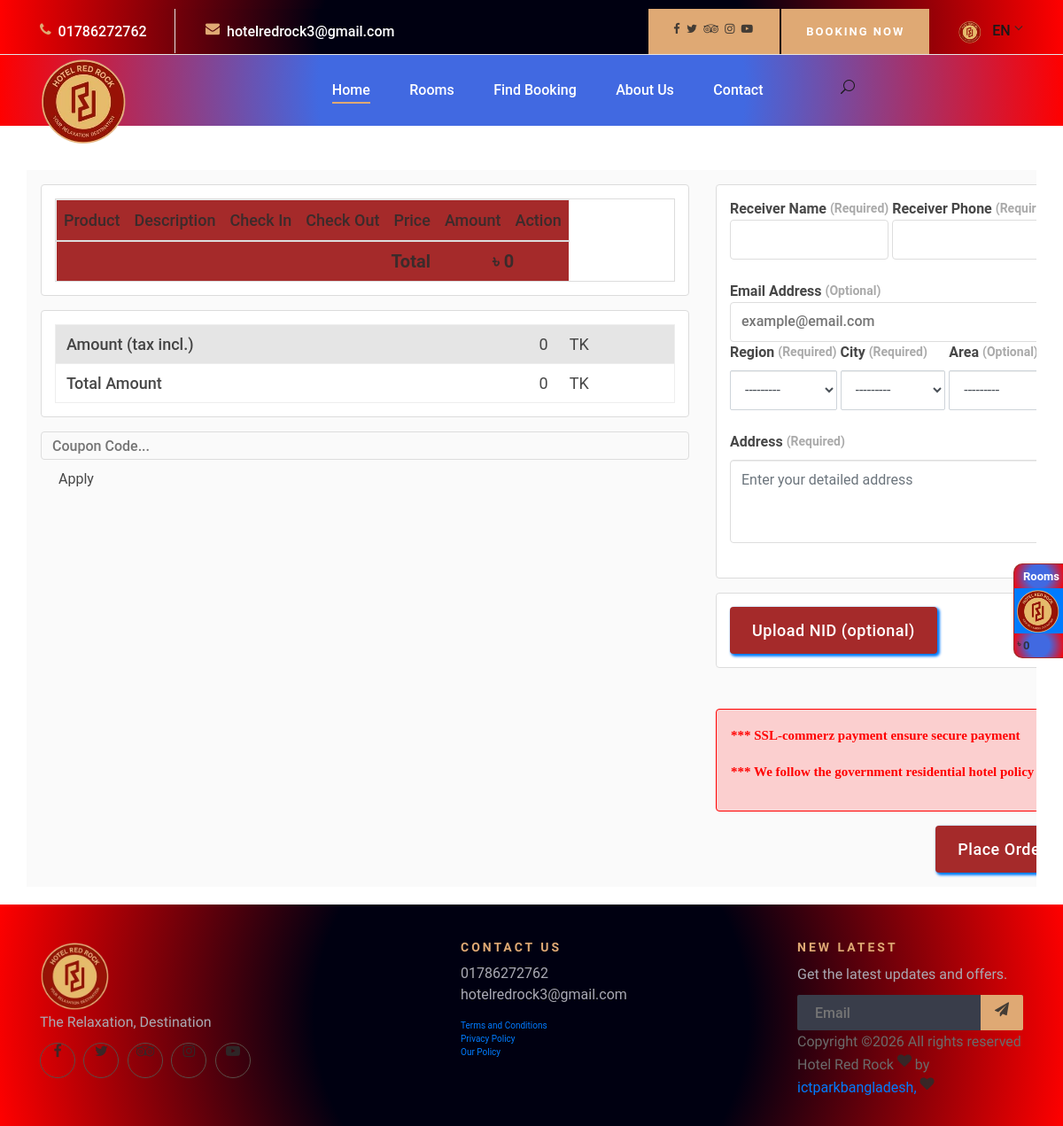
The app's page /cart/order_page/ with its own data.
### rhms/models.py (models this page shows, shortened)
class HotelDetails(models.Model):
    serial=models.IntegerField(default=10)
    title=models.CharField(max_length=100,unique=True)
    title_en=models.CharField(max_length=100,unique=True)
    title_short=models.CharField(max_length=100,blank=True,null=True)
    title_short_en=models.CharField(max_length=100,blank=True,null=True)
    slogan=models.CharField(max_length=100,blank=True,null=True)
    slogan_en=models.CharField(max_length=100,blank=True,null=True)
    license_no=models.CharField(max_length=25,blank=True,null=True)
    upazilla=models.ForeignKey(Upazilla, on_delete=models.CASCADE,blank=True,null=True)
    district=models.ForeignKey(District, on_delete=models.CASCADE,blank=True,null=True)
    logo=models.FileField(upload_to='media/logo',blank=True,null=True,)
    logo_en=models.FileField(upload_to='media/logo',blank=True,null=True,)
    logo_opacity=models.FileField(upload_to='media/logo',blank=True,null=True,)
    logo_opacity_en=models.FileField(upload_to='media/logo',blank=True,null=True,)
    monogram=models.FileField(upload_to='media/logo',blank=True,null=True)
    monogram_en=models.FileField(upload_to='media/logo',blank=True,null=True)
    link=models.URLField(max_length=200, blank=True, null=True)
    class Meta:
        ordering = ['title_en']
        verbose_name="প্রতিষ্ঠানের বিবরণ"
        verbose_name_plural="প্রতিষ্ঠানের বিবরণ"

### cart/views.py (the view, shortened to what this page needs)
# urls.py: path('order_page/', views.orderPage, name='order_page'),
def orderPage(request):
    context={}
    cart = Cart(request)
    request.session = request.session
    cart_data = request.session.get(settings.CART_SESSION_ID, {})
    if not cart_data:
        context['cart_rooms'] = []
        context['total_cart_amount'] = 0
        context['address_form'] = AddressForm()
        context['status'] = 'success'
        return render(request, 'cart/order.html', context)

### templates/cart/order.html (shortened to what this page needs)
{% extends 'basepage/basepage.html' %}
{% load static  %}
    {% block content %}
<main class="home option2 homeServicePadding" style="overflow-x: hidden; padding-top: 50px; max-width: 100vw;">
   <div style="max-width: 100%; overflow-x: hidden;">
   <form action="{% url 'order_cart' %}" method="POST" style="width: 100%;">
   <div class="Checkout_checkout__UBWBo relative" id="checkout">
      <div class="flex flex-column gap-16">
         <div class="Card_card__D-XC2 undefined false">
            <table class="table table-responsive cart_summary">
               <thead>
                  <tr class="Payment_payment__row__v5dNA">
                     <th class="cart_product text-semibold">Product</th>
                     <th class="text-semibold">Description</th>
                     <th class="text-semibold">Check In</th>
                     <th class="text-semibold">Check Out</th>
                     <th class="unit_price text-semibold">Price</th>
                     <th class="text-semibold">Amount</th>
                     <th class="action text-semibold">Action</th>
                  </tr>
               </thead>
               <tfoot>
                  <tr>
                     <td colspan="5" class="text-semibold">Total</td>
                     <td colspan="2" class="text-semibold" style="text-align: center;">৳ <span id="grand-total">{{ total_cart_amount }}</span></td>
                  </tr>
               </tfoot>
            </table>
         </div>
         <div class="Card_card__D-XC2 undefined false">
            <table class="Payment_payment__cEYmj">
               <tbody>
                  <tr class="Payment_payment__row__v5dNA">
                     <td>Amount (tax incl.)</td>
                     <td id="amount-tax-incl">{{ total_cart_amount }}</td>
                     <td>TK</td>
                  </tr>
                  <tr class="Payment_payment__row__v5dNA">
                     <td>Total Amount</td>
                     <td id="final-total">{{ total_cart_amount }}</td>
                     <td>TK</td>
                  </tr>
               </tbody>
            </table>
         </div>
         <div class="discount-cupon-payment">
            <form id="discount_codeSubmit"><input type="text" id="discount_code" placeholder="Coupon Code..."><button type="button">Apply</button></form>
         </div>
      </div>
      <div class="flex flex-column gap-16">
         <div class="Card_card__D-XC2 Address_address__yw7QK false">
            <div>
               <div class="Input_form_control__k2Lye false undefined"><label for="Receiver Name"><span class="Input_form_control__label__SOQJo">Receiver Name <span class="Input_form_control__label__option__YxCA5">(Required)</span></span><input type="text" id="receiver_name" name="receiver_name"  value="" required><small> </small></label></div>
               <div class="Input_form_control__k2Lye Input_form_control--error__HPRMG undefined"><label for="Receiver Phone"><span class="Input_form_control__label__SOQJo">Receiver Phone <span class="Input_form_control__label__option__YxCA5">(Required)</span></span><input type="text" id="receiver_phone" name="receiver_phone" required><small> </small></label></div>
            </div>
            <div>
               <div class="Input_form_control__k2Lye false undefined"><label for="Receiver Email"><span class="Input_form_control__label__SOQJo">Email Address <span class="Input_form_control__label__option__YxCA5">(Optional)</span></span><input type="email" id="receiver_email" name="receiver_email"  value="" placeholder="example@email.com"><small> </small></label></div>
            </div>
            <div>
               <div class="Select_form_control__-W7rB" >
                  <label for="Region"><span class="Select_form_control__label__8gi3V">Region <span class="Select_form_control__label__option__zbnTX">(Required)</span></span></label>
                  <div class="loginBox" style="font-size: 20px;">
                       {{ address_form.division }}
                  </div>
               </div>
               <div class="Select_form_control__-W7rB">
                  <label for="City"><span class="Select_form_control__label__8gi3V">City <span class="Select_form_control__label__option__zbnTX">(Required)</span></span></label>
                  <div class="loginBox" style="font-size: 20px;">
                       {{ address_form.district }}
                  </div>
               </div>
               <div class="Select_form_control__-W7rB">
                  <label for="Area"><span class="Select_form_control__label__8gi3V">Area <span class="Select_form_control__label__option__zbnTX">(Optional)</span></span></label>
                  <div class="loginBox" style="font-size: 20px;">
                      {{ address_form.upazilla }}
                  </div>
               </div>
            </div>
            <div>
               <div class="Textarea_form_control__oik5R">
                  <label for="Address">
                     <span class="Textarea_form_control__label__hBHV6">Address <span class="Textarea_form_control__label__option__JTJT7">(Required)</span></span>
                  </label>
                  {{ address_form.others }}
               </div>
            </div>
         </div>
         <div class="Card_card__D-XC2 relative false">
            <div class="prescription_order_section">
               <div class="file_uploader" style="max-width: 33.33%;"><input class="display-none--important" type="file" name="" id=""><button class="Button_button__Poz4v false false " type="button">Upload NID (optional)</button></div>
            </div>
         </div>
      </div>
      <div class="Checkout_grid__span__2__wynh- flex flex-column gap-16">
         <div class="Policy_order-policy__V+UQp">
            <p class="OrderNotice">*** SSL-commerz payment ensure secure payment</p>
            <p class="OrderNotice">***  We follow the government residential hotel policy</p>
         </div>
         <div class="Action_action__K65rE">
            <button class="Button_button__Poz4v false false " type="submit">Place Order</button>
         </div>
      </div>
   </div>
   </form>
   </div>
</main>
{% endblock content %}

### templates/basepage/basepage.html (shortened to what this page needs)
    <!DOCTYPE html>
    <html lang="zxx">
    {% load static  %}
    <head>
        <link rel="stylesheet" href="{% static 'css/ecom/main.3ffe20f2.css' %}" type="text/css">
        <link rel="stylesheet" href="{% static 'css/ecom/monami.css' %}" type="text/css">
        <link rel="stylesheet" href="{% static 'css/ecom/override.css' %}" type="text/css">
        <link rel="stylesheet" href="{% static 'css/bootstrap.min.css' %}" type="text/css">
        <link rel="stylesheet" href="{% static 'css/font-awesome.min.css' %}" type="text/css">
        <link rel="stylesheet" href="{% static 'css/elegant-icons.css' %}" type="text/css">
        <link rel="stylesheet" href="{% static 'css/flaticon.css' %}" type="text/css">
        <link rel="stylesheet" href="{% static 'css/owl.carousel.min.css' %}" type="text/css">
        <link rel="stylesheet" href="{% static 'css/nice-select.css' %}" type="text/css">
        <link rel="stylesheet" href="{% static 'css/jquery-ui.min.css' %}" type="text/css">
        <link rel="stylesheet" href="{% static 'css/magnific-popup.css' %}" type="text/css">
        <link rel="stylesheet" href="{% static 'css/slicknav.min.css' %}" type="text/css">
        <link rel="stylesheet" href="{% static 'css/style.css' %}" type="text/css">    <link rel="stylesheet" href="{% static 'css/responsive.css' %}" type="text/css">    <link rel="stylesheet" href="{% static 'css/mobile-enhancements.css' %}" type="text/css">    <link rel="stylesheet" href="{% static 'css/booking-form-enhanced.css' %}" type="text/css">    <link rel="stylesheet" href="{% static 'css/dropdown-fix.css' %}" type="text/css">    <link rel="stylesheet" href="{% static 'css/footer-compact.css' %}" type="text/css">    <link rel="stylesheet" href="{% static 'css/print-styles.css' %}" type="text/css" media="print">
    </head>
    <body>
    {% include 'components/navbarfront.html' %}
    {% block content %}
    {% endblock content %}
        <footer class="footer-section" style="background: var(--card)">
            <div class="container">
                <div class="footer-text">
                    <div class="row">
                        <div class="col-lg-4">
                            <div class="ft-about">
                                    <a href="#">
                                        <img src="{{ LOGO.url }}" alt="" height="80px" width="80px">
                                    </a>
                                <p>{{ SLOGAN_ENG}}<br /> </p>
                                <div class="fa-social">
                                    <a href="https://www.facebook.com/p/Hotel-Red-Rock-Joypurhat-61554155192749/" target="_blank"><i class="fa fa-facebook"></i></a>
                                    <a href="https://www.facebook.com/p/Hotel-Red-Rock-Joypurhat-61554155192749/" target="_blank" ><i class="fa fa-twitter"></i></a>
                                    <a href="https://www.facebook.com/p/Hotel-Red-Rock-Joypurhat-61554155192749/" target="_blank"><i class="fa fa-tripadvisor"></i></a>
                                    <a href="https://www.facebook.com/p/Hotel-Red-Rock-Joypurhat-61554155192749/" target="_blank"><i class="fa fa-instagram"></i></a>
                                    <a href="https://www.facebook.com/watch/?v=929621535616302" target="_blank"><i class="fa fa-youtube-play"></i></a>
                                </div>
                            </div>
                        </div>
                        <div class="col-lg-3 offset-lg-1">
                            <div class="ft-contact">
                                <h6>Contact Us</h6>
                                <ul>
                                    <li>01786272762</li>
                                    <li>hotelredrock3@gmail.com</li>
                                </ul>
                            </div>
                            <ul>
                                <li><a href="#">Terms and Conditions</a></li>
                                <li><a href="#">Privacy Policy</a></li>
                                <li><a href="#">Our Policy</a></li>
                            </ul>
                        </div>
                        <div class="col-lg-3 offset-lg-1">
                            <div class="ft-newslatter">
                                <h6>New latest</h6>
                                <p>Get the latest updates and offers.</p>
                                <form action="#" class="fn-form">
                                    <input type="text" placeholder="Email">
                                    <button type="submit"><i class="fa fa-send"></i></button>
                                </form>
                            </div>
                             <div class="co-text"><p>
    Copyright &copy;<script>document.write(new Date().getFullYear());</script> All rights reserved {{ SITE_NAME_ENG }} <i class="fa fa-heart" aria-hidden="true"></i> by <a href="https://ictparkbd.com" target="_blank">ictparkbangladesh,</a>
    <i class="fa fa-heart" aria-hidden="true"></i></p></div>
                        </div>
                        </div>
                    </div>
                    </div>
        </footer>
        <div id="minicart" onclick="showShopingCart(this.id)" class="cart_box_container cart_info" style="background: var(--weather)"><div class="cart-box"><div class="cart-items text-center text-white" style="background: var(--weather)"><span style="color: white;">&nbsp; {% if cart_rooms.count == 1 %} Room {% else %} Rooms {% endif %}</span></div><div class="cart-bag text-center"><img src="{{ LOGO.url }}" alt="img"></div><div class="cart-amount" style="background: var(--weather)"><span>৳ </span><span class="cart-amount-span" id="mini_cart_total">{{ total_cart_amount }}</span></div></div></div>
    </body>
    </html>

### records on screen
HotelDetails: slogan_en "The Relaxation, Destination", title_en "Hotel Red Rock"

### other values on screen
{{ total_cart_amount }} "0"
